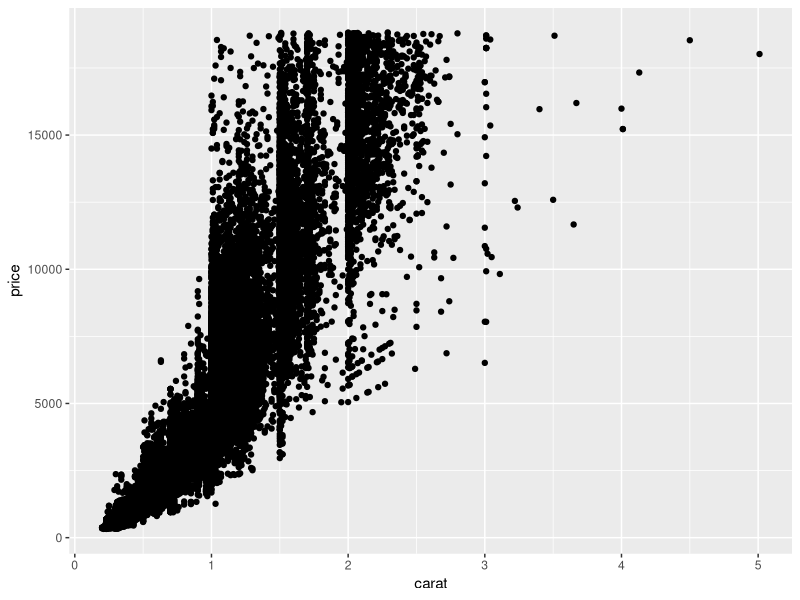
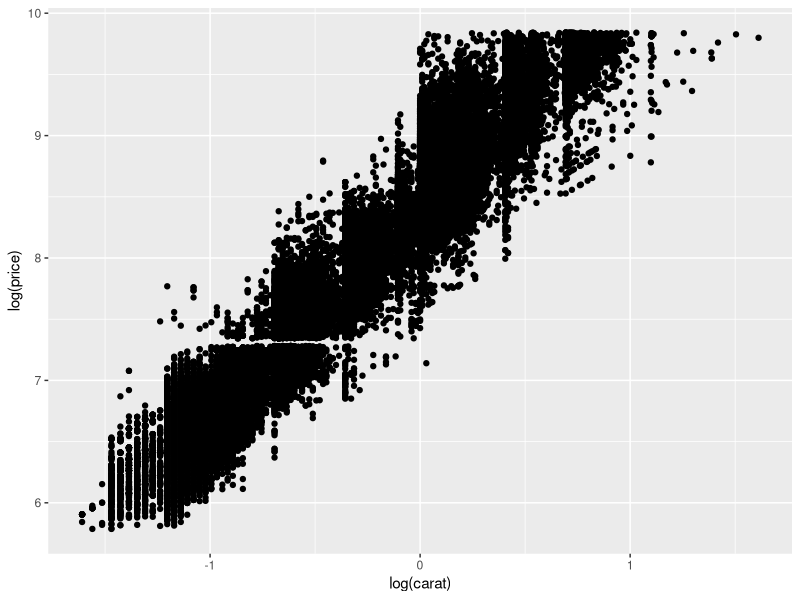
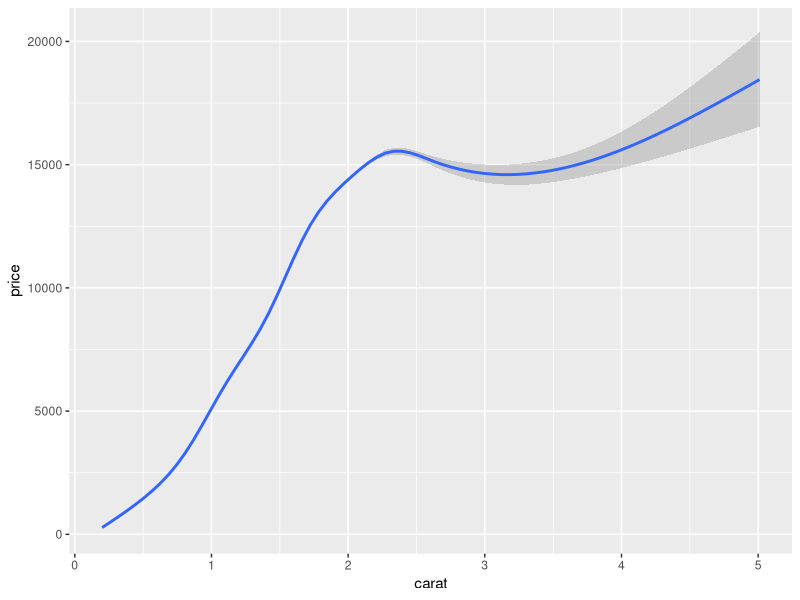
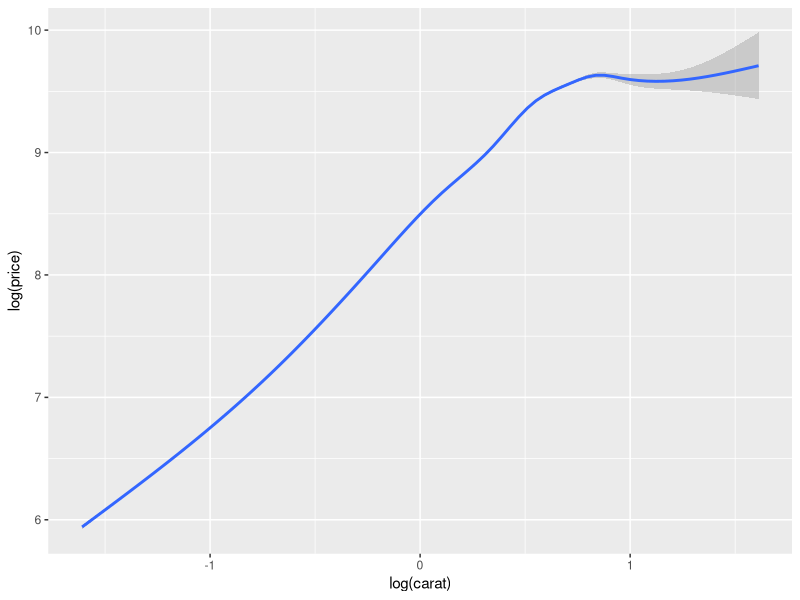
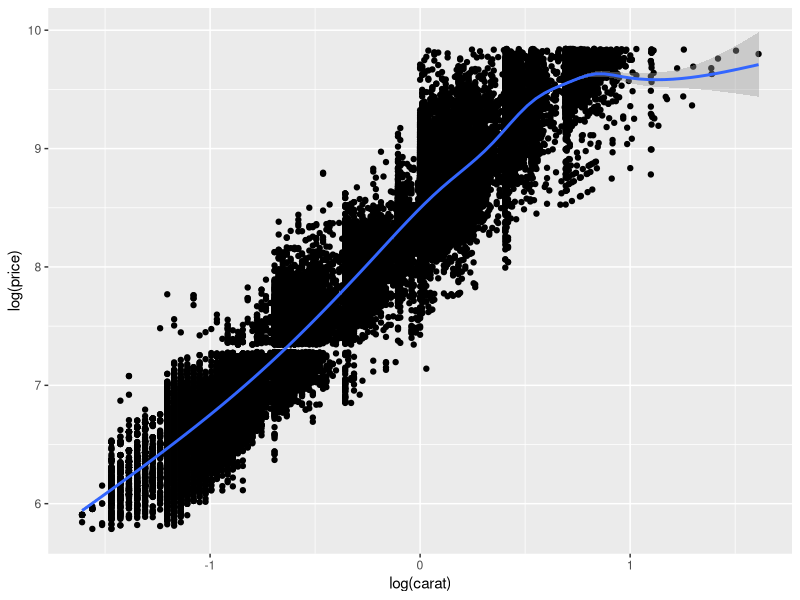
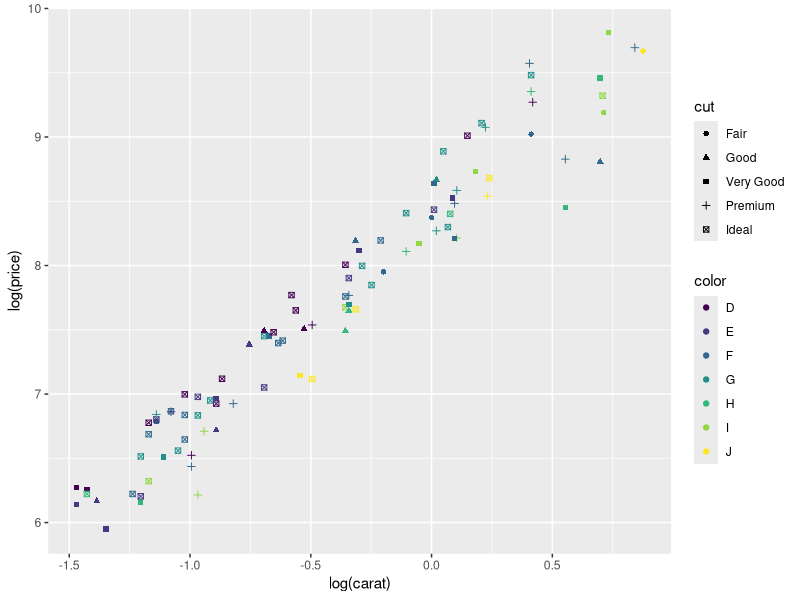

These charts were generated, in order, by the following R code:
library(ggplot2)

# # Normally very noisy. By using log() we can reduce some noise for a smoother regression (line).
qplot(carat, price, data = diamonds, geom = "point")
qplot(log(carat), log(price), data = diamonds, geom = "point")

qplot(carat, price, data = diamonds, geom = "smooth")
qplot(log(carat), log(price), data = diamonds, geom = "smooth")

# It's also possible to specify multiple geom arguments as a vector.
qplot(log(carat), log(price), data = diamonds, geom = c("point", "smooth"))

# We can use a randomly selected sample of the dataset for the graph.
# However, because the results should be reproducible, we should set an RNG seed.
set.seed(1000)
# Select the numbered rows of the numbers produced by sample. Sample picks 100 random numbers.
dsmall <- diamonds[sample(nrow(diamonds), 100),]
# The random comma at the end tells R that you're slecting ROWS, not columns.
# If you don't put this comma it assumes you're looking to select the columns.

# qplot allows for some extra arguments such as shapes.
qplot(log(carat), log(price), data = dsmall, shape = cut, color = color)

